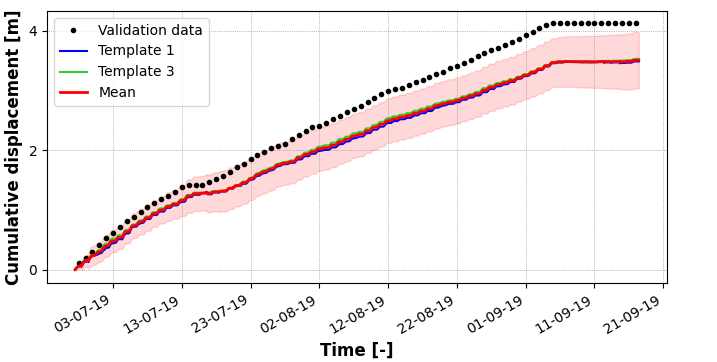
#> input picture 1001_aaron.png, 717 x 362 px
$ python -i mT_mS.py   (imports and definitions only)
#> lines starting #> are read from the running program, lines starting #| are printed output that depends on the picture; after the words box and inside, x2 and y2 are one past the last pixel; in counts of white or black regions, pixels touching at a corner belong together
#> further down, picture is the input picture: shape (362, 717, 3); mean B, G, R 240.6, 240.3, 244.9
#> in find_conversion_factor, `hsv = cv2.cvtColor(img, cv2.COLOR_BGR2HSV)`: hsv: shape (362, 717, 3); mean H, S, V 0.9, 6.1, 245.6
### mask.py
import numpy as np
import cv2


def yellow(image):
    """Creates a mask for yellow color.

    Parameters
    ----------
    image: ndarray
        Image of which the mask is wanted.
    Returns
    -------
    mask: ndarray
        Mask for yellow color of the image.
    """
    low_yellow = np.array([20., 80., 0.])
    upper_yellow = np.array([50., 255., 255.])
    mask = cv2.inRange(image, low_yellow, upper_yellow)
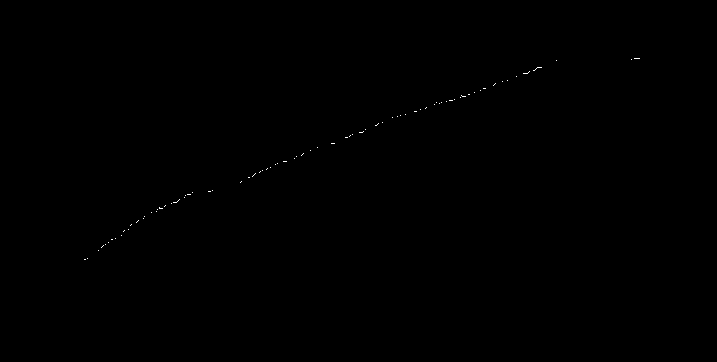
#> mask: shape (362, 717); 0.06% white in thin lines or dots, all inside (x1, y1, x2, y2) = (84, 58, 640, 260)
    return mask


def red(image):
    """Creates a mask for red color.

    Parameters
    ----------
    image: ndarray
        Image of which the mask is wanted.

    Returns
    -------
    mask: ndarray
        Mask for red color of the image.
    """

    low_red = np.array([0., 80., 0.])
#> low_red = [0, 80, 0]
    upper_red = np.array([10., 255., 255.])
    low2 = np.array([170, 100., 0.])
    up2 = np.array([180, 255., 255.])
    mask = cv2.inRange(image, low_red, upper_red) + cv2.inRange(image, low2, up2)
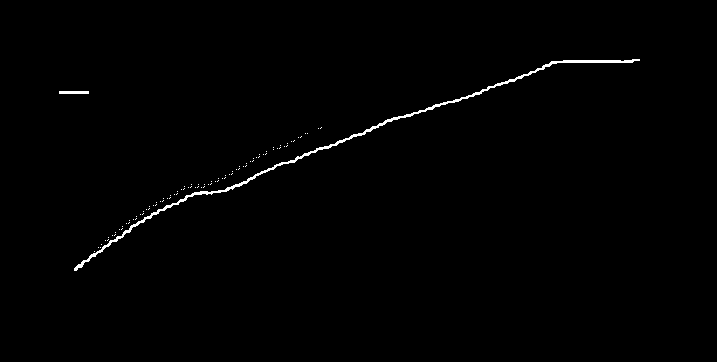
#> mask: shape (362, 717); 0.73% white in thin lines or dots, all inside (x1, y1, x2, y2) = (59, 59, 640, 271)
    return mask


def green(image):
    """Creates a mask for green color.

    Parameters
    ----------
    image: ndarray
        Image of which the mask is wanted.

    Returns
    -------
    mask: ndarray
        Mask for green color of the image.
    """

    low_green = np.array([40., 80., 0.])
#> low_green = [40, 80, 0]
    upper_green = np.array([80., 255., 255.])
    mask = cv2.inRange(image, low_green, upper_green)
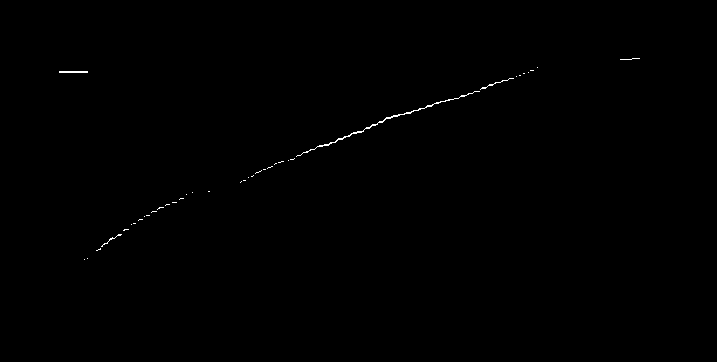
#> mask: shape (362, 717); 0.21% white in thin lines or dots, all inside (x1, y1, x2, y2) = (59, 58, 640, 260)
    return mask


def blue(image):
    """Creates a mask for blue color.

    Parameters
    ----------
    image: ndarray
        Image of which the mask is wanted.

    Returns
    -------
    mask: ndarray
        Mask for blue color of the image.
    """

    low_blue = np.array([90., 80., 0.])
#> low_blue = [90, 80, 0]
    upper_blue = np.array([165., 255., 255.])
    mask = cv2.inRange(image, low_blue, upper_blue)
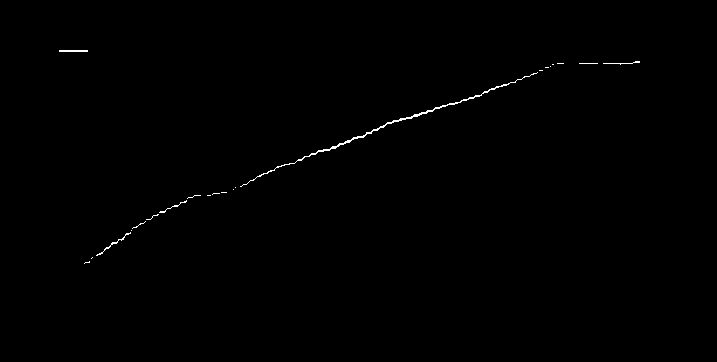
#> mask: shape (362, 717); 0.33% white in thin lines or dots, all inside (x1, y1, x2, y2) = (59, 50, 640, 264)
    return mask


# [18 lines left out: function black, not called in this run]

### mT_mS.py
import numpy as np
import cv2
import os
import datetime
import math
import imutils
import pandas as pd
from mS import mS_different_frames, mS_same_frame
from mask import red, yellow, blue, green
from sklearn.linear_model import LinearRegression


########################################################################################################
path = "C:\\Users\\Aaron\\Documents\\Holfuy\\2019\\1002"                    # path to folder with images
#path_cal = "C:\\Users\\Aaron\\Documents\\Holfuy\\2021\\1002_cal"    # path to folder with images to calibrate conversion factor
path_template = "C:\\Users\\Aaron\\Documents\\Holfuy\\2021\\templates"      # path to folder with templates
threshNigth = 50                                                                    # darkness threshold to remove night images
wait = 1                                                                            # time between every frame in ms, 0 for manual scrolling
writer = pd.ExcelWriter('C:\\Users\\Aaron\\Documents\\Holfuy\\2021\\automatic_reading\\temp.xlsx', engine='xlsxwriter')
########################################################################################################


def load_good_images_from_folder(folder):
    """
    Function loading the image series inside a specified folder. File names must contain date and time with delimiters
    - or _. Acquisition taken during night are filtered out with help of a darkness threshold.

    Parameters
    ----------
    folder : string
        Path of the folder (string). can be a relative or absolute path.

    Returns
    -------
    images : list
        Time series of images.
    times : list
        List of time differences for every image to the first image in hours. e.g. [0, 0.5, 1.0, ...]
    hour: list
        List containing the hour when the image was taken.
    """
    print("Images loading...")
    images = []
    times = []
    hours = []

    first_date = '2021-06-29_05-40'
    final_date = '2021-09-29_09-28'

    skip_dt = 1
    for i,filename in enumerate(os.listdir(folder)):

        if (filename < first_date or filename > final_date) and 'template' not in filename:
            continue

        if i % skip_dt != 0:
            continue

        image = cv2.imread(os.path.join(folder, filename))

        gray = cv2.imread(os.path.join(folder, filename),0)
        hist = cv2.calcHist([gray], [0], None, [256], [0, 256])
        idx = np.where(hist == hist.max())
        idx = idx[0]
        max_idx = np.max(idx)

        if image is not None and max_idx > threshNigth:
            images.append(image)
            if not 'template' in filename:
                filename = filename.replace('_', '-')
                time = list(map(int, filename.split('.')[0].split('-')))                # remove file ending (eg. .jpg) and split string into a list of y, m, d, h, s
                dt = datetime.datetime(time[0], time[1], time[2], time[3], time[4])     # convert into datetime format
                hour = dt.hour                                                          # save the hour value
                hours.append(hour)
                if len(times) == 0:                                                     # exception for first frame
                    first_time = dt.timestamp()                                         # convert datetime into seconds
                    times.append(0)
                else:
                    times.append((dt.timestamp()-first_time)/3600)                      # get time difference from first frame in hours
    print("Images loaded")
    return images, times, hours


def find_conversion_factor(img):
    """
    Calculate a (slope) and b (y-intercept) of the function that describes tape height in function of its position in
    the image (because of image distortion).

    Parameters
    ----------
    img: opencv-image
        Image containing the stake with tapes.

    Returns
    -------
    a: float
        Slope of the function.
    b: float
        Y-intercept of the function (in px).
    """
    kernel = np.ones((2, 2))                                                            # define kernel used for morphological application
    kernel2 = np.ones((3, 3))
    h_over_w = 0.6                                                                      # ratio height to width of the template

    stripe_area = []
    stripe_center = []
    stripe_center_y = []
    stripe_higth = []
    hsv = cv2.cvtColor(img, cv2.COLOR_BGR2HSV)                                          #conversion to hsv colorscale
    mask_hsv = yellow(hsv) + red(hsv) + green(hsv) + blue(hsv)  # mask of the tapes
    mask_hsv = cv2.erode(mask_hsv, kernel)                                              # morphological operation to obtain a better mask
    mask_hsv = cv2.dilate(mask_hsv, kernel2)                                            # morphological operation to obtain a better mask

    # find and create contour of the found object
    contours = cv2.findContours(mask_hsv, cv2.RETR_TREE, cv2.CHAIN_APPROX_SIMPLE)
#> contours = 4 contours; box (x1, y1, x2, y2) and area: (74, 58, 641, 272) 3206, (59, 91, 90, 95) 90, (59, 71, 89, 74) 58, (59, 50, 89, 53) 58
    contours = imutils.grab_contours(contours)

    for cont in contours:
        area = cv2.contourArea(cont)                                                    # calculation of the area of the tapes
        if area > 600 and area < 2200:
            stripe_area.append(area)
            M = cv2.moments(cont)                                                       # extract center location of the tapes
            cx = int(M["m10"] / M["m00"])
            cy = int(M["m01"] / M["m00"])
            stripe_center.append([cx, cy])
            stripe_center_y.append(cy)
            stripe_higth.append(math.sqrt((h_over_w)*area))                             # calculation of theheight of every tape (eq. 6)
#> this loop made 4 passes
#> (cont, area) on passes 1, 2, 4: ([[59, 91], [59, 94], [89, 94], [89, 91]], 90), ([[59, 71], [59, 73], [88, 73], [88, 71]], 58), ([[59, 50], [59, 52], [88, 52], [88, 50]], 58)
#> area on pass 3: 3205.5
#> after the loop, stripe_area = []; stripe_center = []; stripe_center_y = []; stripe_higth = []
    stripe_higth.sort(key=lambda y: y)
    np.asarray(stripe_higth)
    stripe_higth = np.reshape(stripe_higth,(-1,1))
#> stripe_higth = empty array
    stripe_center_y.sort(key=lambda y: -y)
    np.asarray(stripe_center_y)
    stripe_center_y = np.reshape(stripe_center_y,(-1,1))
#> stripe_center_y = empty array
    if len(stripe_center) > 1 and len(stripe_higth) > 1:
        reg = LinearRegression().fit(stripe_center_y, stripe_higth)                     # linear regression to extrapolate a and b coefficients
        a = reg.coef_.item()
        a = round(a,3)
        b = reg.intercept_.item()
        b = round(b,1)
        return a,b
    else:
        return np.nan, np.nan


def median_conversion_factor(images):
    a_list = []
    b_list = []
    for cal in images:
        a, b = find_conversion_factor(cal)
        a_list.append(a)
        b_list.append(b)

    a = np.nanmedian(a_list)
    b = np.nanmedian(b_list)
    print('a, b :' ,a, b)
    return a,b

# load image time series, set for calibration of conversion factor and templates
# [1 line that did not run here, left out]
#cal_set, _, _ = load_good_images_from_folder(path_cal)
# [1 line that did not run here, left out]

# [1 line not run here, left out]
# calculation of a and b coefficients within the calibration set of images (images with good lighting conditions)

# [1 line that did not run here, left out]

# [1 line not run here, left out]
# [1 line that did not run here, left out]

# [35 lines not run here, left out]

>>> import cv2
>>> picture = cv2.imread('1001_aaron.png')
>>> result = find_conversion_factor(picture)
#> result = (nan, nan)

$ run again, on 1007_aaron.png
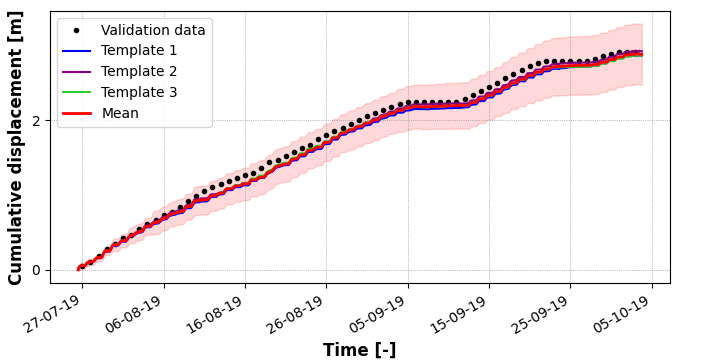
#> input picture 1007_aaron.png, 712 x 362 px
#> picture is the input picture: shape (362, 712, 3); mean B, G, R 241.4, 240.6, 245.5
#> hsv: shape (362, 712, 3); mean H, S, V 1.4, 6.3, 246
#> low_red = [0, 80, 0]
#> in red, `mask = cv2.inRange(image, low_red, upper_red) + cv2.inRange(image, low..`:
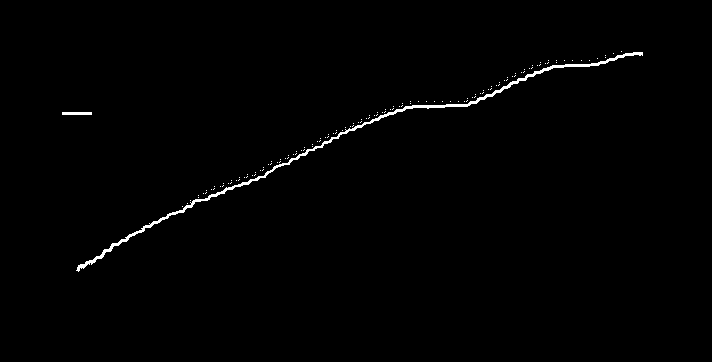
#> mask: shape (362, 712); 0.82% white in thin lines or dots, all inside (x1, y1, x2, y2) = (62, 51, 643, 272)
#> low_green = [40, 80, 0]
#> low_blue = [90, 80, 0]
#> in blue, `mask = cv2.inRange(image, low_blue, upper_blue)`:
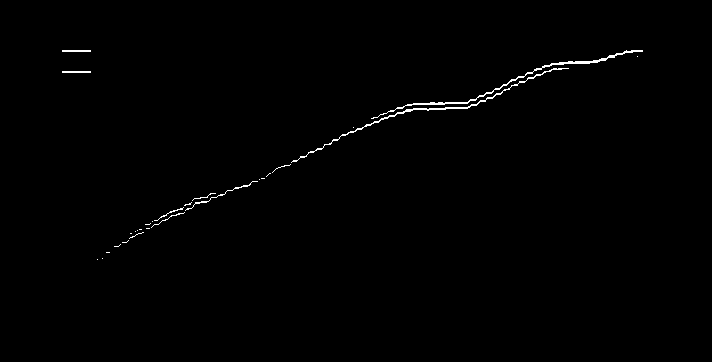
#> mask: shape (362, 712); 0.59% white in thin lines or dots, all inside (x1, y1, x2, y2) = (62, 50, 643, 260)
#> contours = 5 contours; box (x1, y1, x2, y2) and area: (77, 50, 644, 272) 3597, (62, 112, 93, 116) 90, (62, 91, 92, 94) 58, (62, 71, 92, 74) 58, (62, 50, 92, 53) 58
#> the loop in find_conversion_factor, `for cont in contours:` made 5 passes
#> (cont, area) on passes 1, 2, 3, 5: ([[62, 112], [62, 115], [92, 115], [92, 112]], 90), ([[62, 91], [62, 93], [91, 93], [91, 91]], 58), ([[62, 71], [62, 73], [91, 73], [91, 71]], 58), ([[62, 50], [62, 52], [91, 52], [91, 50]], 58)
#> after the loop in find_conversion_factor, `for cont in contours:`: stripe_area = []
#> in find_conversion_factor, `stripe_higth = np.reshape(stripe_higth,(-1,1))`: stripe_higth = empty array
#> result = (nan, nan)

$ run again, on 1008_aaron.png
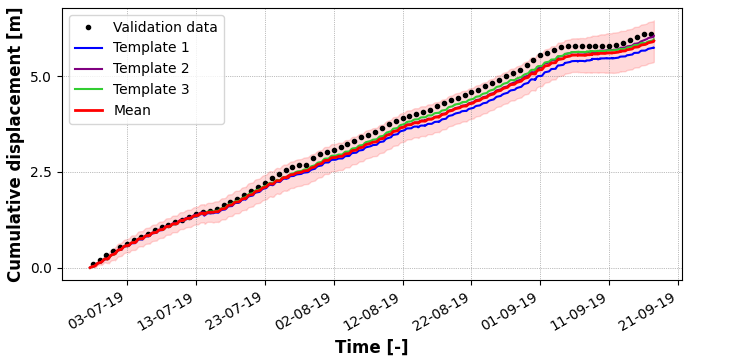
#> input picture 1008_aaron.png, 731 x 359 px
#> picture is the input picture: shape (359, 731, 3); mean B, G, R 241.8, 241.3, 244.4
#> hsv: shape (359, 731, 3); mean H, S, V 1.5, 5.3, 245.6
#> low_red = [0, 80, 0]
#> in red, `mask = cv2.inRange(image, low_red, upper_red) + cv2.inRange(image, low..`:
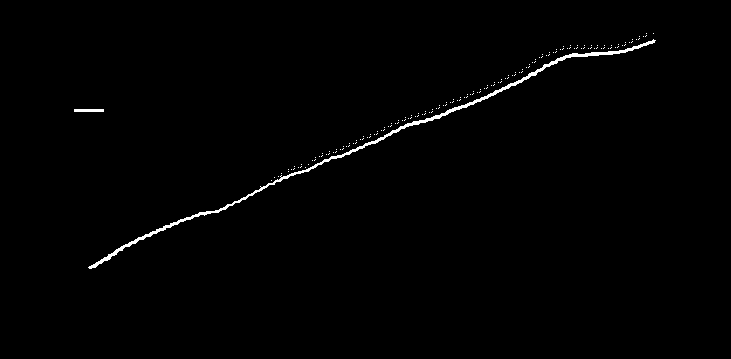
#> mask: shape (359, 731); 0.85% white; 164 white regions (162 under 20 px), largest, box (x1, y1, x2, y2) and area: (88, 39, 656, 269) 1924, (74, 109, 104, 112) 90
#> low_green = [40, 80, 0]
#> low_blue = [90, 80, 0]
#> in find_conversion_factor, `mask_hsv = cv2.dilate(mask_hsv, kernel2)`:
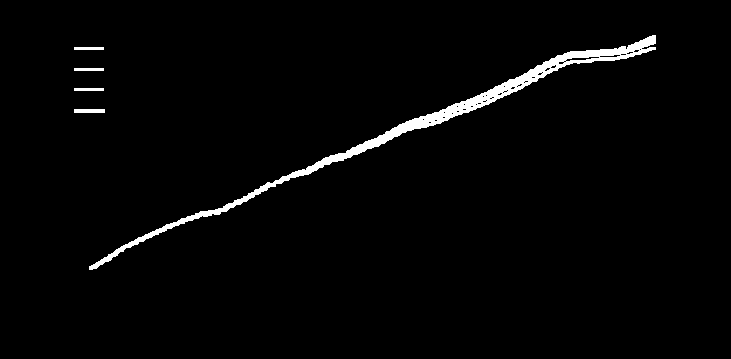
#> mask_hsv: shape (359, 731); min 0, max 255, mean 5.4
#> contours = 47 contours, 40 with area under 20; largest, box (x1, y1, x2, y2) and area: (89, 35, 656, 270) 4765, (74, 109, 105, 113) 90, (565, 56, 600, 62) 85, (74, 88, 104, 91) 58, (74, 68, 104, 71) 58, (74, 47, 104, 50) 58, (599, 54, 621, 58) 43
#> the loop in find_conversion_factor, `for cont in contours:` made 47 passes
#> (cont, area) on passes 1 to 4: ([[74, 109], [74, 112], [104, 112], [104, 109]], 90), ([[74, 88], [74, 90], [103, 90], [103, 88]], 58), ([[74, 68], [74, 70], [103, 70], [103, 68]], 58), ([[74, 47], [74, 49], [103, 49], [103, 47]], 58)
#> after the loop in find_conversion_factor, `for cont in contours:`: stripe_area = []
#> in find_conversion_factor, `stripe_higth = np.reshape(stripe_higth,(-1,1))`: stripe_higth = empty array
#> result = (nan, nan)
